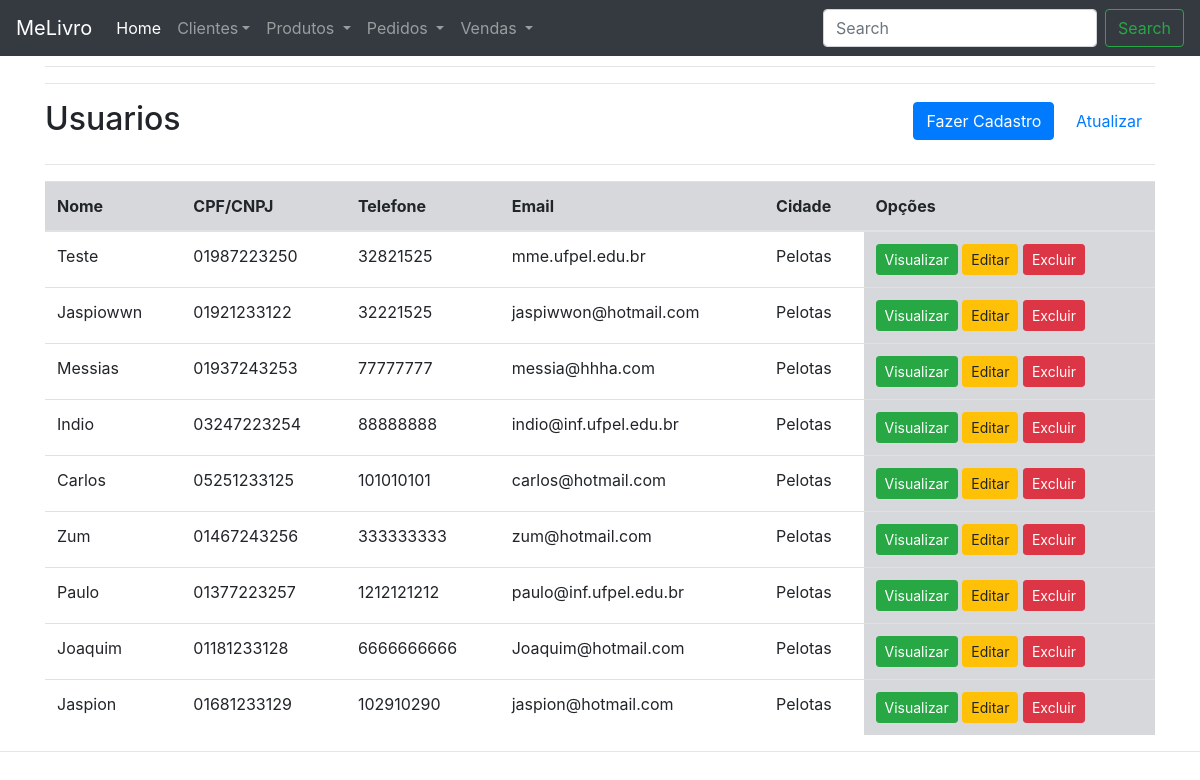
Page /usuarios/index.php on the committed database.
### tables this page shows
CREATE TABLE IF NOT EXISTS usuario(
    CIDADE VARCHAR(20) NOT NULL,
    ENDERECO VARCHAR(30) NOT NULL,
    TELEFONE VARCHAR(16) NOT NULL,
    SEXO VARCHAR(1) NOT NULL,
    CPF VARCHAR(14) NOT NULL,
    FOREIGN KEY(CPF) REFERENCES pessoa(CPF)
);

CREATE TABLE IF NOT EXISTS pessoa(
    CPF  VARCHAR(14) NOT NULL,
    NOME VARCHAR(30) NOT NULL,
    EMAIL VARCHAR(30) NOT NULL,
    SENHA VARCHAR(15) NOT NULL,
    ADMIN TINYINT(1) NOT NULL,  
    PRIMARY KEY(CPF)
);

### inc/database.php (called while the page is built, shortened)
<?php
function open_database() {
	try {
		$conn = new mysqli(DB_HOST, DB_USER, DB_PASSWORD, DB_NAME);
		return $conn;
	} catch (Exception $e) {
		echo $e->getMessage();
		return null;
	}
}
function find( $table = null, $id = null ) {
	$database = open_database();
	$found = null;
  if($table == 'usuario'){
    try{
      $sql = "SELECT * FROM pessoa INNER JOIN usuario ON pessoa.cpf=usuario.cpf";
	    $result = $database->query($sql);
	    if ($result->num_rows > 0) {
        $found = $result->fetch_all(MYSQLI_ASSOC);
      }
    } catch (Exception $e) {
      $_SESSION['message'] = $e->GetMessage();
      $_SESSION['type'] = 'danger';
    }
  }
  return $found;
}
function find_all( $table ) {
  return find($table);
}

### usuarios/functions.php (called while the page is built, shortened)
<?php
function index() {
  $usuarios = find_all('usuario');
}

### usuarios/index.php (the view, shortened to what this page needs)
<?php
    require_once('functions.php');
	index();
?>
<?php include(HEADER_TEMPLATE); ?>
<header>
	<hr>
	<hr>
	<div class="row">
		<div class="col-sm-6">
			<h2>Usuarios</h2>
		</div>
		<div class="col-sm-6 text-right h2">
	    	<a class="btn btn-primary" href="add.php"><i class="fa fa-plus"></i> Fazer Cadastro</a>
	    	<a class="btn btn-default" href="index.php"><i class="fa fa-refresh"></i> Atualizar</a>
	    </div>
	</div>
</header>
<hr>
<div class="table-responsive-sm">
	<table class="table">
	<thead>
		<tr>
			<th class="table-secondary" scope="col">Nome</th>
			<th class="table-secondary" scope="col">CPF/CNPJ</th>
			<th class="table-secondary" scope="col">Telefone</th>
			<th class="table-secondary" scope="col">Email</th>
			<th class="table-secondary" scope="col">Cidade</th>
			<th class="table-secondary" scope="col">Opções</th>
		</tr>
	</thead>
	<tbody>
	<?php
	if ($usuarios) :
		foreach ($usuarios as $usuario) : ?>
		<tr>
			<td scope="row"><?php echo $usuario["NOME"]; ?></td>
			<td><?php echo $usuario["CPF"]; ?></td>
			<td><?php echo $usuario["TELEFONE"]; ?></td>
			<td><?php echo $usuario["EMAIL"]; ?></td>
			<td><?php echo $usuario["CIDADE"]; ?></td>
			<td class="table-secondary">
				<a href="view.php?id=<?php echo $usuario['CPF']; ?>" class="btn btn-sm btn-success"><i class="fa fa-eye"></i> Visualizar</a>
				<a href="edit.php?id=<?php echo $usuario['CPF']; ?>" class="btn btn-sm btn-warning"><i class="fa fa-pencil"></i> Editar</a>
				<a href="#" class="btn btn-sm btn-danger" data-toggle="modal" data-target="#delete-modal" data-usuario="<?php echo $usuario['CPF']; ?>">Excluir
				</a>
			</td>
		</tr>
		<?php endforeach; ?>
	<?php else : ?>
		<tr>
			<td colspan="6">Nenhum registro encontrado.</td>
		</tr>
	<?php endif; ?>
	</tbody>
	</table>
</div>
<?php include(FOOTER_TEMPLATE); ?>

### inc/header.php (shortened to what this page needs)
<!DOCTYPE html>
<html>
<head>
    <link rel="stylesheet" href="<../../css/bootstrap.min.css">
</head>
<body>
    <nav class="navbar navbar-expand-md navbar-dark fixed-top bg-dark">
      <a class="navbar-brand" href="#">MeLivro</a>
      <div class="collapse navbar-collapse" id="navbarNavDropdown">
        <ul class="navbar-nav mr-auto">
          <li class="nav-item active">
            <a class="nav-link" href="<?php echo BASEURL; ?>index.php">Home <span class="sr-only">(current)</span></a>
          </li>
          <li class="nav-item dropdown">
			<a class="nav-link dropdown-toggle" href="#" id="dropdown01" data-toggle="dropdown" aria-haspopup="true" aria-expanded="true">Clientes</a>
          </li>
		  <li class="nav-item dropdown">
			<a class="nav-link dropdown-toggle" href="example.com" id="navbarDropdownMenuLink" data-toggle="dropdown" aria-haspopup="true" aria-expanded="false">
          Produtos
        </a>
          </li>
            <li class="nav-item dropdown">
			<a class="nav-link dropdown-toggle" href="example.com" id="navbarDropdownMenuLink" data-toggle="dropdown" aria-haspopup="true" aria-expanded="false">
          Pedidos
             </a>
          </li>
          <li class="nav-item dropdown">
			<a class="nav-link dropdown-toggle" href="example.com" id="navbarDropdownMenuLink" data-toggle="dropdown" aria-haspopup="true" aria-expanded="false">
          Vendas
             </a>
          </li>
        </ul>
        <form class="form-inline mt-2 mt-md-0">
          <input class="form-control mr-sm-2" type="text" placeholder="Search" aria-label="Search">
          <button class="btn btn-outline-success my-2 my-sm-0" type="submit">Search</button>
        </form>
      </div>
    </nav>
    <main class="container">

### inc/footer.php
    </main>
    <hr>
</body>
</html>

### inc/header.php (style rules this page uses)
body { padding-top: 50px; padding-bottom: 20px; }
.navbar { margin-bottom: 20px; }

### rows in the picture
usuario: CPF.NOME "Teste", CPF "01987223250", TELEFONE "32821525", CPF.EMAIL "mme.ufpel.edu.br", CIDADE "Pelotas"
usuario: CPF.NOME "Jaspiowwn", CPF "01921233122", TELEFONE "32221525", CPF.EMAIL "jaspiwwon@hotmail.com", CIDADE "Pelotas"
usuario: CPF.NOME "Messias", CPF "01937243253", TELEFONE "77777777", CPF.EMAIL "messia@hhha.com", CIDADE "Pelotas"
usuario: CPF.NOME "Indio", CPF "03247223254", TELEFONE "88888888", CPF.EMAIL "indio@inf.ufpel.edu.br", CIDADE "Pelotas"
usuario: CPF.NOME "Carlos", CPF "05251233125", TELEFONE "101010101", CPF.EMAIL "carlos@hotmail.com", CIDADE "Pelotas"
usuario: CPF.NOME "Zum", CPF "01467243256", TELEFONE "333333333", CPF.EMAIL "zum@hotmail.com", CIDADE "Pelotas"
usuario: CPF.NOME "Paulo", CPF "01377223257", TELEFONE "1212121212", CPF.EMAIL "paulo@inf.ufpel.edu.br", CIDADE "Pelotas"
usuario: CPF.NOME "Joaquim", CPF "01181233128", TELEFONE "6666666666", CPF.EMAIL "Joaquim@hotmail.com", CIDADE "Pelotas"
usuario: CPF.NOME "Jaspion", CPF "01681233129", TELEFONE "102910290", CPF.EMAIL "jaspion@hotmail.com", CIDADE "Pelotas"
